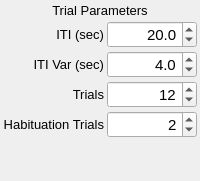
          <widget class="QWidget" name="Trials">
           <attribute name="title">
            <string>Trials</string>
           </attribute>
           <layout class="QGridLayout" name="gridLayout_6">
            <property name="margin">
             <number>3</number>
            </property>
            <property name="spacing">
             <number>3</number>
            </property>
            <item row="1" column="0">
             <layout class="QHBoxLayout" name="horizontalLayout_4">
              <property name="spacing">
               <number>3</number>
              </property>
              <item>
               <layout class="QVBoxLayout" name="verticalLayout">
                <property name="spacing">
                 <number>3</number>
                </property>
                <item>
                 <widget class="QLabel" name="label_4">
                  <property name="font">
                   <font>
                    <family>Arial</family>
                    <pointsize>10</pointsize>
                    <weight>50</weight>
                    <bold>false</bold>
                   </font>
                  </property>
                  <property name="text">
                   <string>ITI (sec)</string>
                  </property>
                  <property name="alignment">
                   <set>Qt::AlignRight|Qt::AlignTrailing|Qt::AlignVCenter</set>
                  </property>
                 </widget>
                </item>
                <item>
                 <widget class="QLabel" name="label_7">
                  <property name="font">
                   <font>
                    <family>Arial</family>
                    <pointsize>10</pointsize>
                    <weight>50</weight>
                    <bold>false</bold>
                   </font>
                  </property>
                  <property name="text">
                   <string>ITI Var (sec)</string>
                  </property>
                  <property name="alignment">
                   <set>Qt::AlignRight|Qt::AlignTrailing|Qt::AlignVCenter</set>
                  </property>
                 </widget>
                </item>
                <item>
                 <widget class="QLabel" name="label_6">
                  <property name="font">
                   <font>
                    <family>Arial</family>
                    <pointsize>10</pointsize>
                    <weight>50</weight>
                    <bold>false</bold>
                   </font>
                  </property>
                  <property name="text">
                   <string>Trials</string>
                  </property>
                  <property name="alignment">
                   <set>Qt::AlignRight|Qt::AlignTrailing|Qt::AlignVCenter</set>
                  </property>
                 </widget>
                </item>
                <item>
                 <widget class="QLabel" name="label_18">
                  <property name="font">
                   <font>
                    <family>Arial</family>
                    <pointsize>10</pointsize>
                    <weight>50</weight>
                    <bold>false</bold>
                   </font>
                  </property>
                  <property name="text">
                   <string>Habituation Trials</string>
                  </property>
                  <property name="alignment">
                   <set>Qt::AlignRight|Qt::AlignTrailing|Qt::AlignVCenter</set>
                  </property>
                 </widget>
                </item>
               </layout>
              </item>
              <item>
               <layout class="QVBoxLayout" name="verticalLayout_2">
                <property name="spacing">
                 <number>3</number>
                </property>
                <item>
                 <widget class="QDoubleSpinBox" name="PrePulse_ITI">
                  <property name="sizePolicy">
                   <sizepolicy hsizetype="Minimum" vsizetype="Maximum">
                    <horstretch>0</horstretch>
                    <verstretch>0</verstretch>
                   </sizepolicy>
                  </property>
                  <property name="font">
                   <font>
                    <family>Arial</family>
                    <pointsize>11</pointsize>
                    <weight>50</weight>
                    <bold>false</bold>
                   </font>
                  </property>
                  <property name="alignment">
                   <set>Qt::AlignRight|Qt::AlignTrailing|Qt::AlignVCenter</set>
                  </property>
                  <property name="decimals">
                   <number>1</number>
                  </property>
                  <property name="minimum">
                   <double>0.000000000000000</double>
                  </property>
                  <property name="maximum">
                   <double>600.000000000000000</double>
                  </property>
                  <property name="singleStep">
                   <double>2.000000000000000</double>
                  </property>
                  <property name="value">
                   <double>20.000000000000000</double>
                  </property>
                 </widget>
                </item>
                <item>
                 <widget class="QDoubleSpinBox" name="PrePulse_ITI_Var">
                  <property name="sizePolicy">
                   <sizepolicy hsizetype="Minimum" vsizetype="Maximum">
                    <horstretch>0</horstretch>
                    <verstretch>0</verstretch>
                   </sizepolicy>
                  </property>
                  <property name="font">
                   <font>
                    <family>Arial</family>
                    <pointsize>11</pointsize>
                    <weight>50</weight>
                    <bold>false</bold>
                   </font>
                  </property>
                  <property name="alignment">
                   <set>Qt::AlignRight|Qt::AlignTrailing|Qt::AlignVCenter</set>
                  </property>
                  <property name="decimals">
                   <number>1</number>
                  </property>
                  <property name="minimum">
                   <double>0.000000000000000</double>
                  </property>
                  <property name="maximum">
                   <double>20.000000000000000</double>
                  </property>
                  <property name="singleStep">
                   <double>0.500000000000000</double>
                  </property>
                  <property name="value">
                   <double>4.000000000000000</double>
                  </property>
                 </widget>
                </item>
                <item>
                 <widget class="QDoubleSpinBox" name="PrePulse_Trials">
                  <property name="sizePolicy">
                   <sizepolicy hsizetype="Minimum" vsizetype="Maximum">
                    <horstretch>0</horstretch>
                    <verstretch>0</verstretch>
                   </sizepolicy>
                  </property>
                  <property name="font">
                   <font>
                    <family>Arial</family>
                    <pointsize>11</pointsize>
                    <weight>50</weight>
                    <bold>false</bold>
                   </font>
                  </property>
                  <property name="alignment">
                   <set>Qt::AlignRight|Qt::AlignTrailing|Qt::AlignVCenter</set>
                  </property>
                  <property name="decimals">
                   <number>0</number>
                  </property>
                  <property name="minimum">
                   <double>2.000000000000000</double>
                  </property>
                  <property name="maximum">
                   <double>100.000000000000000</double>
                  </property>
                  <property name="value">
                   <double>12.000000000000000</double>
                  </property>
                 </widget>
                </item>
                <item>
                 <widget class="QDoubleSpinBox" name="PrePulse_NHabTrials">
                  <property name="sizePolicy">
                   <sizepolicy hsizetype="Minimum" vsizetype="Maximum">
                    <horstretch>0</horstretch>
                    <verstretch>0</verstretch>
                   </sizepolicy>
                  </property>
                  <property name="font">
                   <font>
                    <family>Arial</family>
                    <pointsize>11</pointsize>
                    <weight>50</weight>
                    <bold>false</bold>
                   </font>
                  </property>
                  <property name="alignment">
                   <set>Qt::AlignRight|Qt::AlignTrailing|Qt::AlignVCenter</set>
                  </property>
                  <property name="decimals">
                   <number>0</number>
                  </property>
                  <property name="minimum">
                   <double>0.000000000000000</double>
                  </property>
                  <property name="maximum">
                   <double>100.000000000000000</double>
                  </property>
                  <property name="value">
                   <double>2.000000000000000</double>
                  </property>
                 </widget>
                </item>
               </layout>
              </item>
             </layout>
            </item>
            <item row="0" column="0">
             <widget class="QLabel" name="label_17">
              <property name="font">
               <font>
                <family>Arial</family>
                <pointsize>10</pointsize>
                <weight>50</weight>
                <bold>false</bold>
               </font>
              </property>
              <property name="text">
               <string>Trial Parameters</string>
              </property>
              <property name="alignment">
               <set>Qt::AlignCenter</set>
              </property>
             </widget>
            </item>
            <item row="2" column="0">
             <spacer name="verticalSpacer_3">
              <property name="orientation">
               <enum>Qt::Vertical</enum>
              </property>
              <property name="sizeHint" stdset="0">
               <size>
                <width>20</width>
                <height>40</height>
               </size>
              </property>
             </spacer>
            </item>
           </layout>
          </widget>
